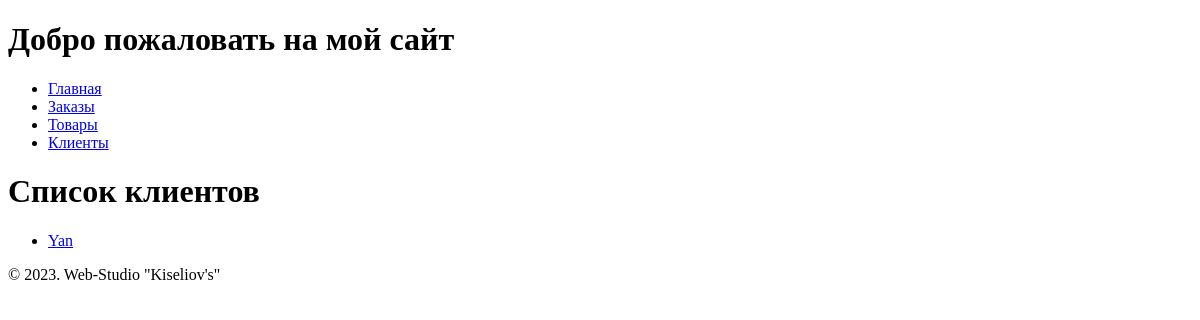
Before: /clients/ with the older database file.
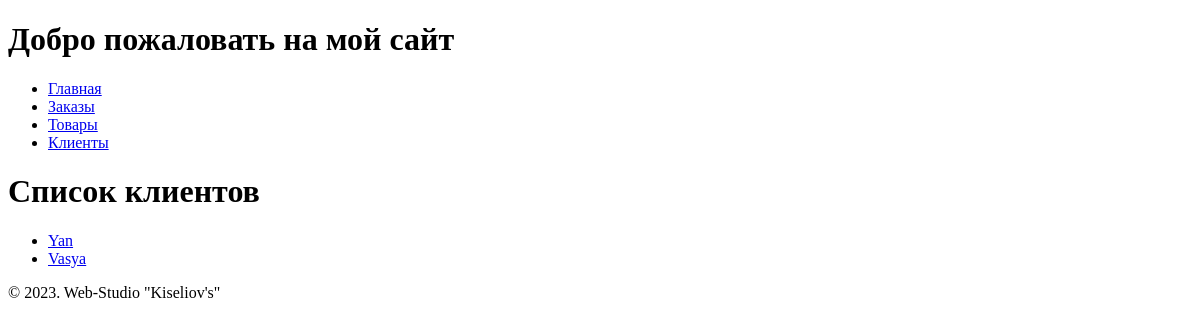
After: the same page with the newer database file.
### myapp/models.py (models this page shows, shortened)
class Client(models.Model):
    name = models.CharField(max_length=100)
    email = models.EmailField()
    phone_number = models.CharField(max_length=15)
    address = models.TextField()
    registration_date = models.DateTimeField(default=timezone.now)

### myapp/views.py (the view)
# urls.py: path('clients/', views.client_list, name='client_list'),
def client_list(request):
    clients = Client.objects.all()
    return render(request, 'client/client_list.html', {'clients': clients})

### myapp/templates/client/client_list.html (shortened to what this page needs)
{% extends "base.html" %}
{% block content %}
     <h1>Список клиентов</h1>
    <ul>
        {% for client in clients %}
            <li><a href="{% url 'client_detail' client.id %}">{{ client.name }}</a></li>
        {% empty %}
            <li>Нет клиентов в базе данных.</li>
        {% endfor %}
    </ul>
{% endblock %}

Changed rows visible on the page:
added Client: name "Vasya"
